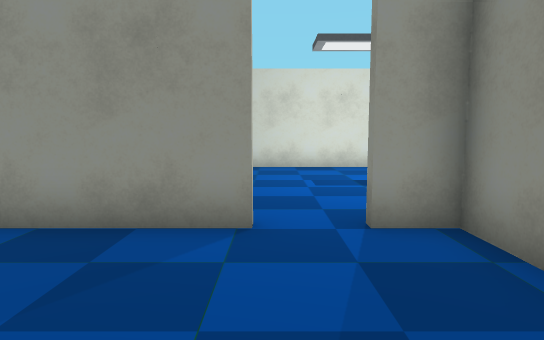
View 1 (above)

22 first-person views from a walk through a 3-D level made in the Unity game engine. The camera is 1.2 m above the floor, tilts 6° down and sees 75° across. Doors are open. The floor is counted in squares, 1 m on a side. Each view is taken from the middle of a square. On the plan, view 1 faces up. The plan holds only what a view shows up to about 14 squares ahead; the rest is blank. The place goes on beyond the plan. The player is left out. Some surface patterns are stand-ins.

View 2
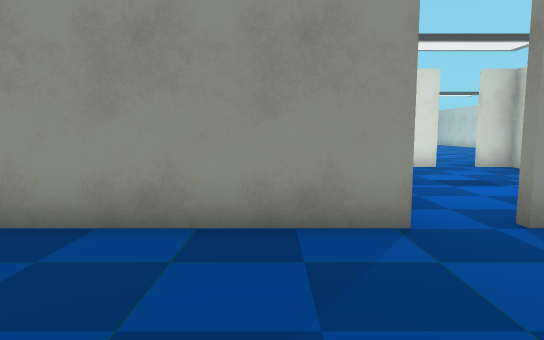

View 3
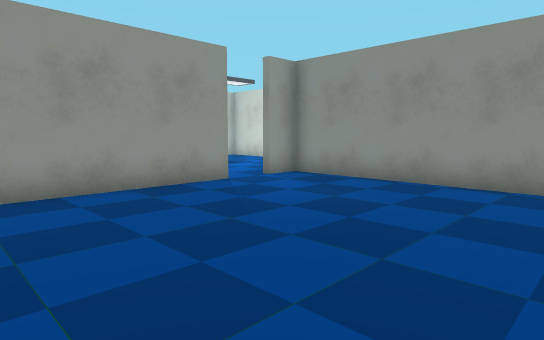

View 4
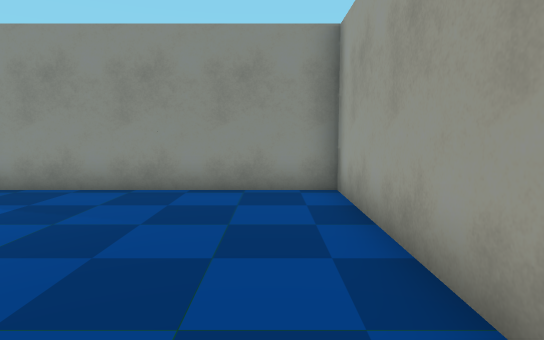

View 5
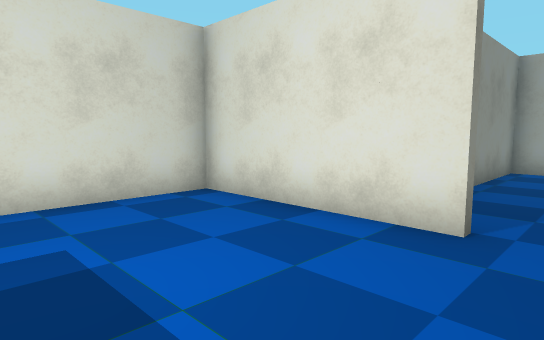

View 6
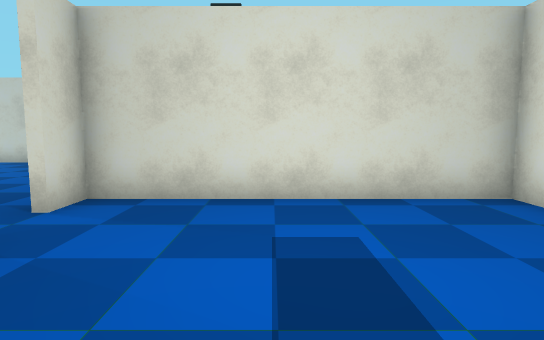

View 7
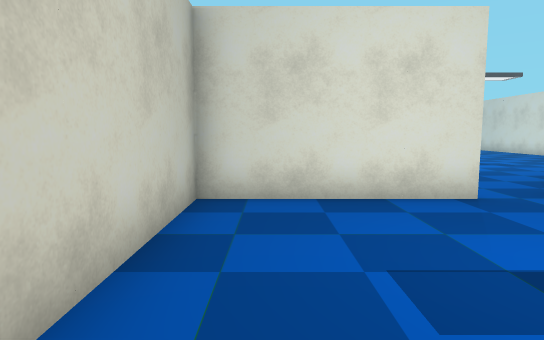

View 8
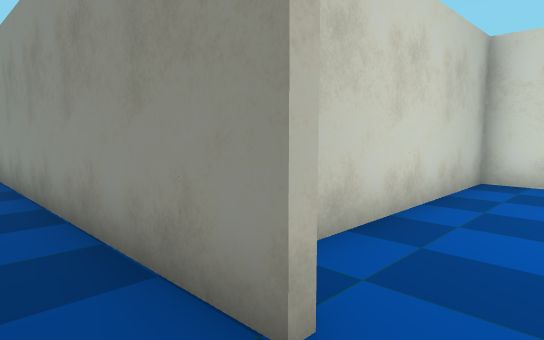

View 9
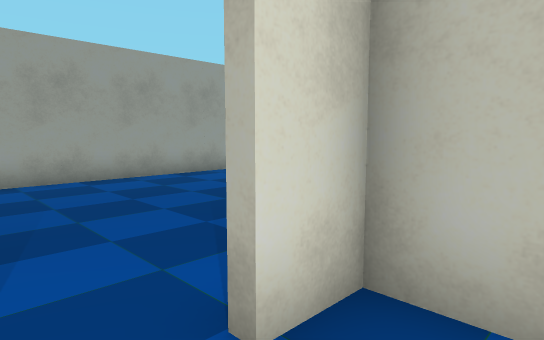

View 10
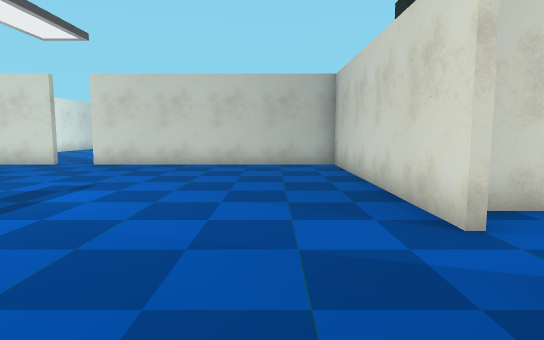

View 11
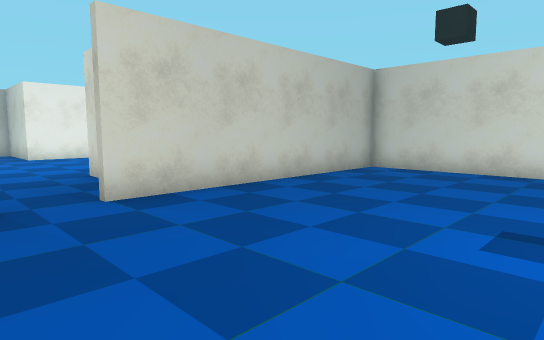

View 12
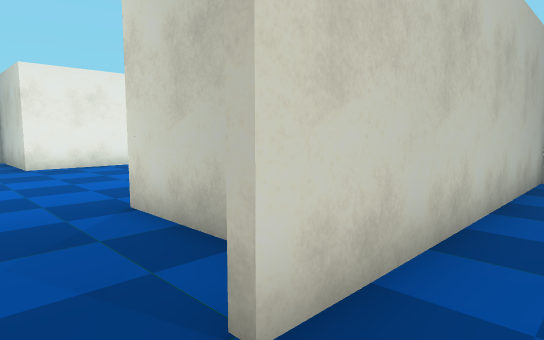

View 13
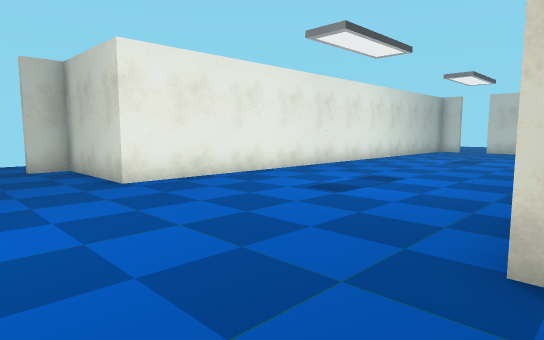

View 14
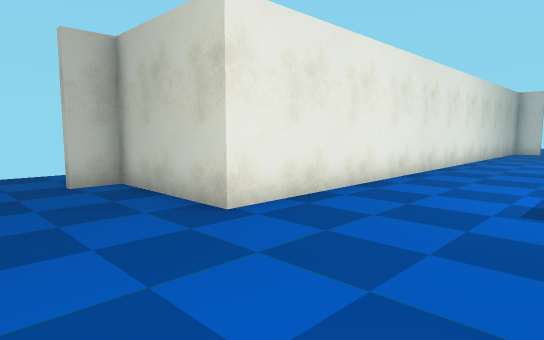

View 15
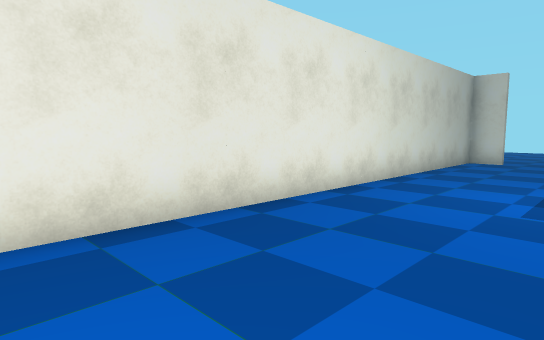

View 16
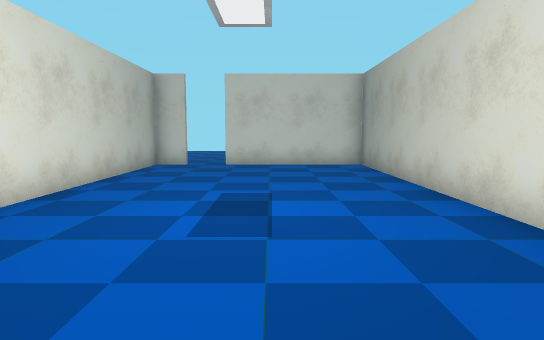

View 17
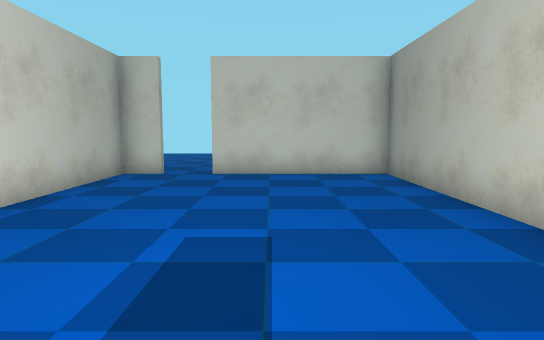

View 18
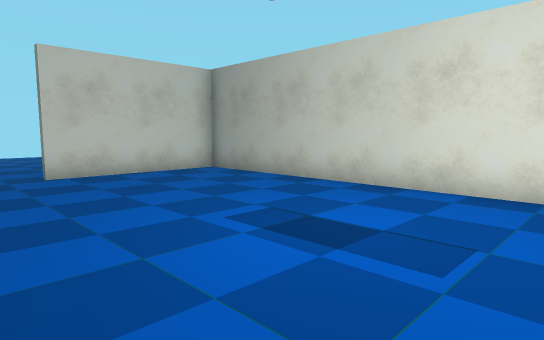

View 19
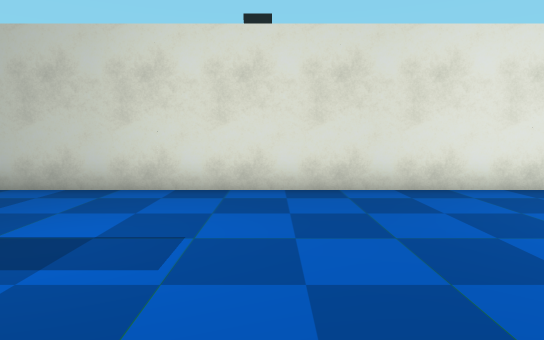

View 20
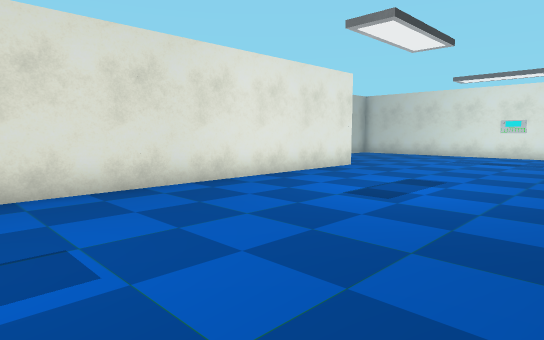

View 21
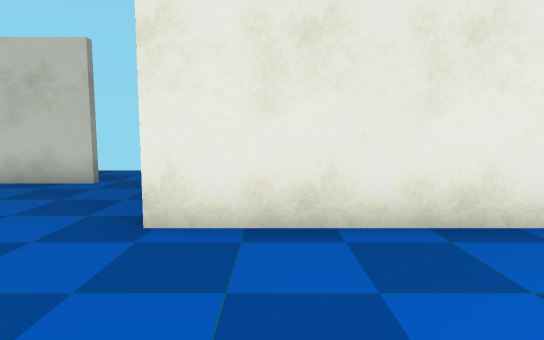

View 22
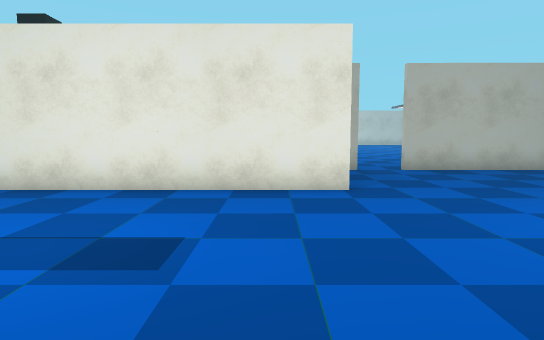

### Floor plan
Key: @ floor where view 1 was taken; # wall or solid block; . floor; D open door; O other object.
Columns run from 6 left of view 1 to 33 right of it. Each row starts with its distance up from view 1.
 24               . ....O#........... ..O#..
 23                .....DD..............DD..
 22               ......DD..............DD..
 21               .......O...O......O.... ..
 20              ........ ####.......####
 19             .........#   #.......#
 18           ...........#   #.......#
 17          ............O   O.......O
 16          ............O   O.......O
 15        . ............#   #.......#
 14          ............#   #.......#
 13          .DDO........#   O.......O
 12       ###ODD  ##OO###    O.......O
 11      #.......#           #.......#
 10      #.......#           #.......#
  9      O.......O           O.......O
  8      O.......O           O.......O
  7      #.......#           #.......#
  6      #.......#           #.......#
  5      #DDO....#           O.......O
  4 OO###ODD#####            O.......O
  3  ........#               #.......#
  2  ........#               #.......#
  1 .........O               #....DD.#
  0 ......@..O               ####ODD#
 -1 .........#                    ...
 -2  ........#                   ....
 -3 .........#                   ....
 -4 OO##OO###                    ..
 -5                              ..
 -6                              ..

Positions as (right, up) in squares from view 1, and headings:
1: (0, 0), facing up
2: (-2, 0), facing up
3: (-6, -3), facing up-right
4: (-5, -2), facing right
5: (0, 9), facing down-right
6: (0, 9), facing right
7: (0, 6), facing up
8: (1, 3), facing up-left
9: (1, 6), facing down-left
10: (1, 15), facing right
11: (8, 24), facing down-right
12: (13, 23), facing down-right
13: (18, 24), facing down-right
14: (22, 24), facing down-right
15: (22, 16), facing down-right
16: (22, 14), facing down
17: (22, 11), facing down
18: (26, 11), facing down-left
19: (26, 11), facing left
20: (26, 9), facing up-left
21: (22, 19), facing right
22: (26, 19), facing left
